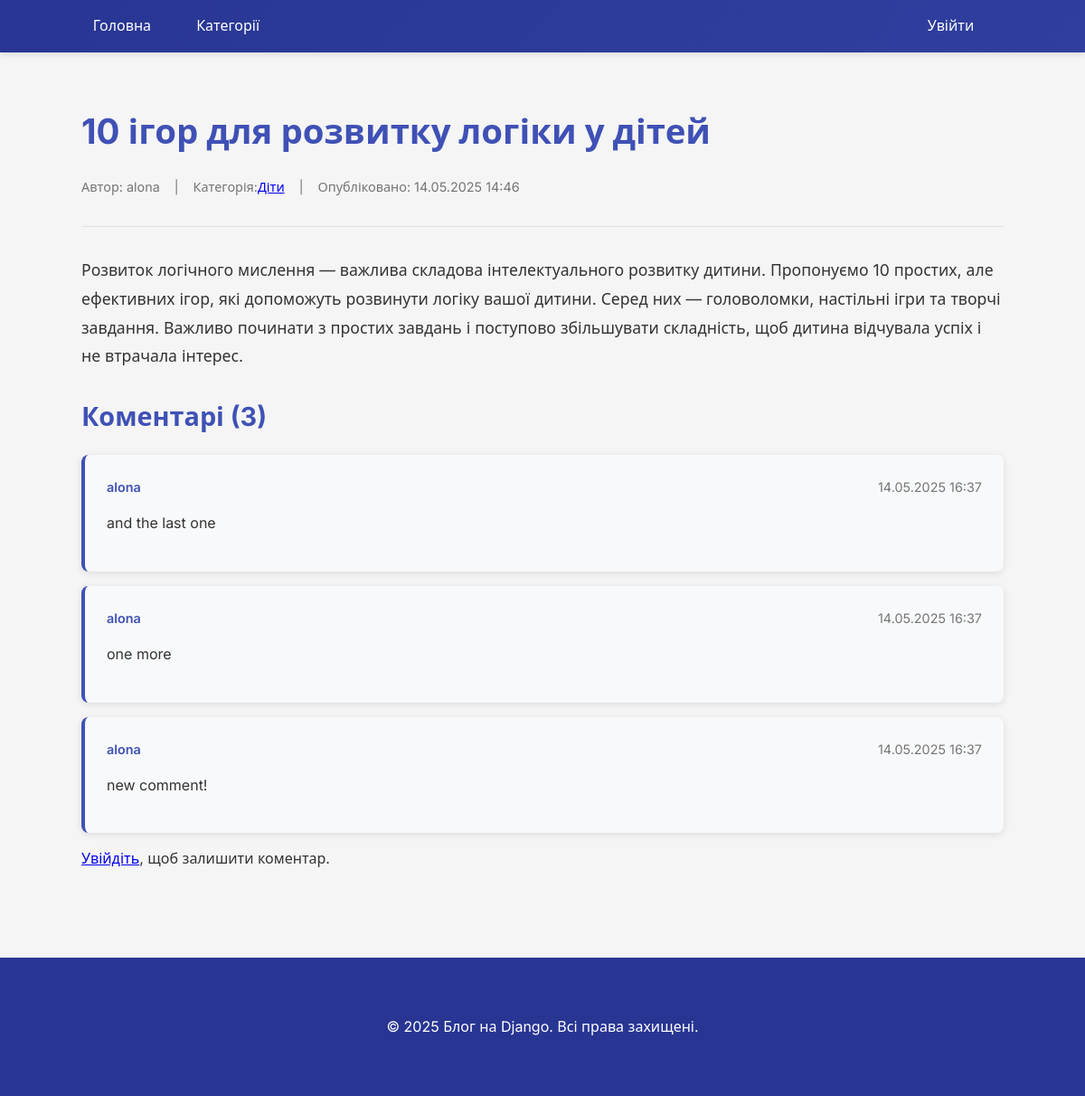
The app's page /post/10-igor-dlya-rozvitku-logiki-u-ditej/ with its own data.
### blog/models.py (models this page shows, shortened)
class Post(models.Model):
    title = models.CharField(max_length=200, verbose_name="Заголовок")
    slug = models.SlugField(unique=True, blank=True)
    author = models.ForeignKey(User, on_delete=models.CASCADE, verbose_name="Автор")
    content = models.TextField(verbose_name="Вміст")
    excerpt = models.TextField(blank=True, verbose_name="Короткий опис")
    category = models.ForeignKey(Category, on_delete=models.CASCADE,
                                 related_name='posts', verbose_name="Категорія")
    published = models.BooleanField(default=False, verbose_name="Опубліковано")
    created_at = models.DateTimeField(auto_now_add=True, verbose_name="Дата створення")
    updated_at = models.DateTimeField(auto_now=True, verbose_name="Дата оновлення")
    class Meta:
        verbose_name = "Стаття"
        verbose_name_plural = "Статті"
        ordering = ['-created_at']

class Category(models.Model):
    name = models.CharField(max_length=100, unique=True, verbose_name="Назва")
    slug = models.SlugField(unique=True, blank=True)
    class Meta:
        verbose_name = "Категорія"
        verbose_name_plural = "Категорії"
        ordering = ['name']

class Comment(models.Model):
    post = models.ForeignKey(Post, on_delete=models.CASCADE,
                             related_name='comments', verbose_name="Стаття")
    author = models.ForeignKey(User, on_delete=models.CASCADE, verbose_name="Автор")
    content = models.TextField(verbose_name="Текст коментаря")
    created_at = models.DateTimeField(auto_now_add=True, verbose_name="Дата створення")
    class Meta:
        verbose_name = "Коментар"
        verbose_name_plural = "Коментарі"
        ordering = ['-created_at']

### blog/views.py (the view, shortened to what this page needs)
# urls.py: path('post/<slug:slug>/', views.post_detail, name='post_detail'),
def post_detail(request, slug):
    post = get_object_or_404(Post, slug=slug, published=True)
    comments = post.comments.all()
    context = {
        'post': post,
        'comments': comments,
    }
    return render(request, 'blog/post_detail.html', context)

### templates/blog/post_detail.html (shortened to what this page needs)
{% extends 'blog/base.html' %}
{% block content %}
    <article>
        <div class="post-detail-header">
            <h1>{{ post.title }}</h1>
            <div class="post-meta">
                <span>Автор: {{ post.author.username }}</span> |
                <span>Категорія: <a href="{% url 'category_posts' post.category.slug %}">{{ post.category.name }}</a></span> |
                <span>Опубліковано: {{ post.created_at|date:"d.m.Y H:i" }}</span>
            </div>
        </div>
        <div class="post-content">
            {{ post.content|linebreaks }}
        </div>
    </article>
    <section class="comments-section">
        <h2>Коментарі ({{ comments.count }})</h2>
        {% for comment in comments %}
            <div class="comment">
                <div class="comment-header">
                    <strong>{{ comment.author.username }}</strong>
                    <span>{{ comment.created_at|date:"d.m.Y H:i" }}</span>
                </div>
                <div class="comment-content">
                    {{ comment.content|linebreaks }}
                </div>
            </div>
        {% empty %}
            <p>Коментарів поки що немає.</p>
        {% endfor %}
        {% if user.is_authenticated %}
            <div class="comment-form">
                <h3>Додати коментар</h3>
                <form method="post">
                    {% csrf_token %}
                    <div class="form-group">
                        <textarea name="content" rows="4" style="width: 100%; padding: 12px; border-radius: 5px; border: 1px solid #ddd;" required></textarea>
                    </div>
                    <button type="submit" class="btn" style="margin-top: 10px;">Надіслати</button>
                </form>
            </div>
        {% else %}
            <p><a href="{% url 'login' %}">Увійдіть</a>, щоб залишити коментар.</p>
        {% endif %}
    </section>
{% endblock %}

### static/css/styles.css (style rules this page uses)
:root { --primary-color: #3f51b5; --primary-dark: #303f9f; --primary-light: #c5cae9; --accent-color: #ff4081; --text-color: #333; --text-light: #757575; --background-color: #f5f5f5; --card-color: #fff; --header-color: #283593; --shadow-color: rgba(0, 0, 0, 0.1); }
body { font-family: 'Inter', 'Segoe UI', Roboto, Oxygen, Ubuntu, sans-serif; line-height: 1.6; margin: 0; padding: 0; background-color: var(--background-color); color: var(--text-color); }
h1, h2, h3 { color: var(--primary-color); line-height: 1.3; }
h1 { font-size: 2.4rem; margin-bottom: 1.5rem; font-weight: 700; }
h2 { font-size: 1.8rem; margin-top: 0; }
.post-meta { color: var(--text-light); font-size: 0.9rem; margin-bottom: 1rem; display: flex; flex-wrap: wrap; gap: 1rem; }
.post-meta span { display: inline-flex; align-items: center; }
.comment { background: #f8f9fa; margin: 1rem 0; padding: 1.5rem; border-radius: 8px; border-left: 4px solid var(--primary-color); box-shadow: 0 2px 8px var(--shadow-color); }
.comment-header { display: flex; justify-content: space-between; align-items: center; margin-bottom: 1rem; color: var(--text-light); font-size: 0.9rem; }
.comment-header strong { color: var(--primary-color); font-weight: 600; }
.comment-content { line-height: 1.6; }
.post-content { line-height: 1.8; font-size: 1.1rem; margin: 2rem 0; }
.post-detail-header { border-bottom: 1px solid #e0e0e0; padding-bottom: 1rem; margin-bottom: 1.5rem; }

### records on screen
Post: title "10 ігор для розвитку логіки у дітей", author.username "alona", category.name "Діти", created_at "14.05.2025 14:46", content "Розвиток логічного мислення — важлива складова інтелектуального розвитку дитини. Пропонуємо 10 простих, але ефективних ігор, які допоможуть розвинути логіку вашої дитини. Серед них — головоломки, настільні ігри та творчі завдання. Важливо починати з простих завдань і поступово збільшувати складність, щоб дитина відчувала успіх і не втрачала інтерес.", count "3"
Comment: author.username "alona", created_at "14.05.2025 16:37", content "and the last one"
Comment: author.username "alona", created_at "14.05.2025 16:37", content "one more"
Comment: author.username "alona", created_at "14.05.2025 16:37", content "new comment!"
